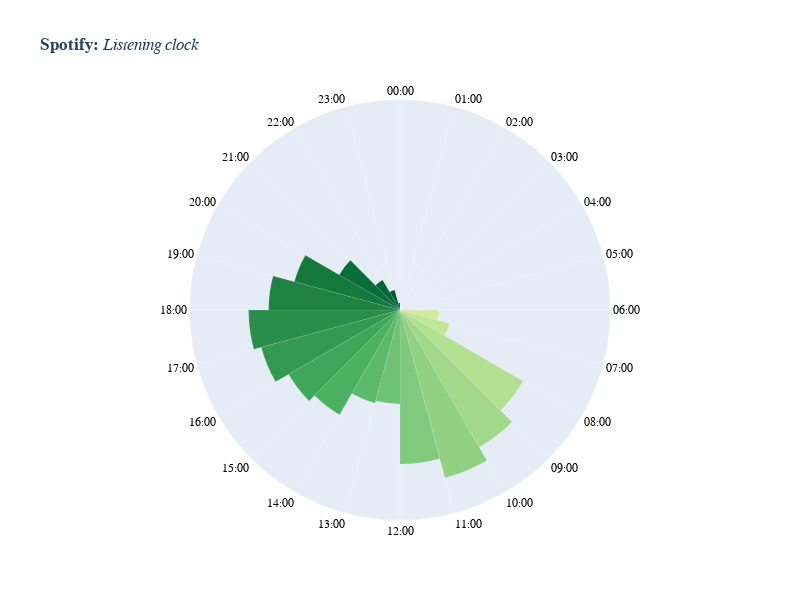

Source (notebook cell):
### Code cell
palette = sns.color_palette("YlGn", 24).as_hex() #RdYlBu

fig = go.Figure(go.Barpolar(
    r=df_hour.hour_to_minutes,
    theta=np.linspace(0, 360, 24, endpoint=False),
    width=15,
    marker_color=palette,
    marker_line_color='white',
    marker_line_width=0.10,
    offset=0
))

num_slices=24
angular_tickvals = [(i) * 360 / num_slices for i in range(num_slices)]
labels = [time(i, 0).strftime("%H:%M") for i in df_hour.hour]

fig.update_layout(
    title='<b>Spotify:</b><i> Listening clock</i>',
    template=None,
    polar = dict(
        bgcolor='#e5ecf6',
        radialaxis = dict(range=[0, 25], 
                          showticklabels=False,
                          ticks='', 
                          nticks=1,
                          color='grey', 
                          linewidth=0),
        angularaxis = dict(showticklabels=True, 
                           ticks='',
                           tickfont_size = 12,
                           tickfont_color = 'black',
                           rotation = 90,
                           direction = "clockwise",
                           color='white', 
                           tickmode='array',
                           tickvals=angular_tickvals,
                           ticktext=labels,
                           )
        
    ),
    height=600,
    width=800
)

write(fig, 'daily_listening_clock')

### Figure 1 — Plotly figure (JSON) as saved in the notebook; plotly's stock layout.template omitted (floating-point values rounded to 4 significant figures)
{"data": [{"marker": {"color": ["#fcfed7", "#fafdc9", "#f7fcbc", "#eff9b3", "#e5f5ac", "#dcf1a5", "#cfec9e", "#c1e698", "#b2df90", "#a2d88a", "#92d183", "#81ca7d", "#6fc174", "#5db96b", "#4cb063", "#3ea75a", "#339951", "#2a8d49", "#208242", "#15793e", "#096f3a", "#006636", "#005b32", "#00502d"], "line": {"color": "white", "width": 0.1}}, "offset": 0, "r": [0.03214, 0.4714, 0, 0, 0, 0.5571, 4.639, 6.118, 16.92, 18.86, 20.69, 18.34, 11.2, 11.49, 14.39, 15.31, 17.1, 18.02, 15.64, 13.01, 8.357, 4.136, 2.475, 0.8464], "theta": [0, 15, 30, 45, 60, 75, 90, 105, 120, 135, 150, 165, 180, 195, 210, 225, 240, 255, 270, 285, 300, 315, 330, 345], "type": "barpolar", "width": 15}], "layout": {"font": {"family": "Helvetica"}, "height": 600, "polar": {"angularaxis": {"color": "white", "direction": "clockwise", "rotation": 90, "showticklabels": true, "tickfont": {"color": "black", "size": 12}, "tickmode": "array", "ticks": "", "ticktext": ["00:00", "01:00", "02:00", "03:00", "04:00", "05:00", "06:00", "07:00", "08:00", "09:00", "10:00", "11:00", "12:00", "13:00", "14:00", "15:00", "16:00", "17:00", "18:00", "19:00", "20:00", "21:00", "22:00", "23:00"], "tickvals": [0, 15, 30, 45, 60, 75, 90, 105, 120, 135, 150, 165, 180, 195, 210, 225, 240, 255, 270, 285, 300, 315, 330, 345], "type": "linear"}, "bgcolor": "#e5ecf6", "radialaxis": {"autorange": false, "color": "grey", "linewidth": 0, "nticks": 1, "range": [0, 25], "showticklabels": false, "ticks": "", "type": "linear"}}, "title": {"text": "<b>Spotify:</b><i> Listening clock</i>"}, "width": 800, "xaxis": {"color": "grey"}, "yaxis": {"color": "grey"}}}
